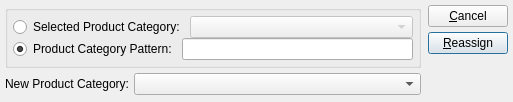
<ui version="4.0" >
 <author></author>
 <comment>This file is part of the xTuple ERP: PostBooks Edition, a free and
open source Enterprise Resource Planning software suite,
Copyright (c) 1999-2011 by OpenMFG LLC, d/b/a xTuple.
It is licensed to you under the Common Public Attribution License
version 1.0, the full text of which (including xTuple-specific Exhibits)
is available at www.xtuple.com/CPAL.  By using this software, you agree
to be bound by its terms.</comment>
 <exportmacro></exportmacro>
 <class>reassignProductCategoryByProductCategory</class>
 <widget class="QDialog" name="reassignProductCategoryByProductCategory" >
  <property name="geometry" >
   <rect>
    <x>0</x>
    <y>0</y>
    <width>513</width>
    <height>102</height>
   </rect>
  </property>
  <property name="windowTitle" >
   <string>Reassign Product Category by Product Category</string>
  </property>
  <layout class="QHBoxLayout" >
   <property name="margin" >
    <number>5</number>
   </property>
   <property name="spacing" >
    <number>7</number>
   </property>
   <item>
    <layout class="QVBoxLayout" >
     <property name="margin" >
      <number>0</number>
     </property>
     <property name="spacing" >
      <number>0</number>
     </property>
     <item>
      <layout class="QVBoxLayout" >
       <property name="margin" >
        <number>0</number>
       </property>
       <property name="spacing" >
        <number>5</number>
       </property>
       <item>
        <widget class="QGroupBox" name="_classcodeGroup" >
         <property name="title" >
          <string/>
         </property>
         <layout class="QVBoxLayout" >
          <property name="margin" >
           <number>5</number>
          </property>
          <property name="spacing" >
           <number>0</number>
          </property>
          <item>
           <layout class="QHBoxLayout" >
            <property name="margin" >
             <number>0</number>
            </property>
            <property name="spacing" >
             <number>5</number>
            </property>
            <item>
             <widget class="QRadioButton" name="_selectedProductCategory" >
              <property name="text" >
               <string>Selected Product Category:</string>
              </property>
             </widget>
            </item>
            <item>
             <widget class="XComboBox" name="_productCategories" >
              <property name="enabled" >
               <bool>false</bool>
              </property>
              <property name="sizePolicy" >
               <sizepolicy>
                <hsizetype>7</hsizetype>
                <vsizetype>0</vsizetype>
                <horstretch>0</horstretch>
                <verstretch>0</verstretch>
               </sizepolicy>
              </property>
             </widget>
            </item>
           </layout>
          </item>
          <item>
           <layout class="QHBoxLayout" >
            <property name="margin" >
             <number>0</number>
            </property>
            <property name="spacing" >
             <number>5</number>
            </property>
            <item>
             <widget class="QRadioButton" name="_productCategoryPattern" >
              <property name="text" >
               <string>Product Category Pattern:</string>
              </property>
              <property name="checked" >
               <bool>true</bool>
              </property>
             </widget>
            </item>
            <item>
             <widget class="XLineEdit" name="_productCategory" />
            </item>
           </layout>
          </item>
         </layout>
        </widget>
       </item>
       <item>
        <layout class="QHBoxLayout" >
         <property name="margin" >
          <number>0</number>
         </property>
         <property name="spacing" >
          <number>5</number>
         </property>
         <item>
          <widget class="QLabel" name="_newProductCategoryLit" >
           <property name="text" >
            <string>New Product Category:</string>
           </property>
           <property name="alignment" >
            <set>Qt::AlignRight|Qt::AlignTrailing|Qt::AlignVCenter</set>
           </property>
          </widget>
         </item>
         <item>
          <widget class="XComboBox" name="_newProductCategory" >
           <property name="sizePolicy" >
            <sizepolicy>
             <hsizetype>7</hsizetype>
             <vsizetype>0</vsizetype>
             <horstretch>0</horstretch>
             <verstretch>0</verstretch>
            </sizepolicy>
           </property>
          </widget>
         </item>
        </layout>
       </item>
      </layout>
     </item>
     <item>
      <spacer>
       <property name="orientation" >
        <enum>Qt::Vertical</enum>
       </property>
       <property name="sizeType" >
        <enum>QSizePolicy::Expanding</enum>
       </property>
       <property name="sizeHint" >
        <size>
         <width>20</width>
         <height>20</height>
        </size>
       </property>
      </spacer>
     </item>
    </layout>
   </item>
   <item>
    <layout class="QVBoxLayout" >
     <property name="margin" >
      <number>0</number>
     </property>
     <property name="spacing" >
      <number>0</number>
     </property>
     <item>
      <layout class="QVBoxLayout" >
       <property name="margin" >
        <number>0</number>
       </property>
       <property name="spacing" >
        <number>5</number>
       </property>
       <item>
        <widget class="QPushButton" name="_close" >
         <property name="text" >
          <string>&amp;Cancel</string>
         </property>
        </widget>
       </item>
       <item>
        <widget class="QPushButton" name="_reassign" >
         <property name="text" >
          <string>&amp;Reassign</string>
         </property>
         <property name="default" >
          <bool>true</bool>
         </property>
        </widget>
       </item>
      </layout>
     </item>
     <item>
      <spacer>
       <property name="orientation" >
        <enum>Qt::Vertical</enum>
       </property>
       <property name="sizeType" >
        <enum>QSizePolicy::Expanding</enum>
       </property>
       <property name="sizeHint" >
        <size>
         <width>20</width>
         <height>20</height>
        </size>
       </property>
      </spacer>
     </item>
    </layout>
   </item>
  </layout>
 </widget>
 <layoutdefault spacing="6" margin="11" />
 <pixmapfunction>qPixmapFromMimeSource</pixmapfunction>
 <customwidgets>
  <customwidget>
   <class>XLineEdit</class>
   <extends>QLineEdit</extends>
   <header>xlineedit.h</header>
   <container>0</container>
   <pixmap></pixmap>
  </customwidget>
  <customwidget>
   <class>XComboBox</class>
   <extends>QComboBox</extends>
   <header>xcombobox.h</header>
   <container>0</container>
   <pixmap></pixmap>
  </customwidget>
 </customwidgets>
 <tabstops>
  <tabstop>_selectedProductCategory</tabstop>
  <tabstop>_productCategories</tabstop>
  <tabstop>_productCategoryPattern</tabstop>
  <tabstop>_productCategory</tabstop>
  <tabstop>_newProductCategory</tabstop>
  <tabstop>_reassign</tabstop>
  <tabstop>_close</tabstop>
 </tabstops>
 <includes/>
 <resources/>
 <connections>
  <connection>
   <sender>_productCategoryPattern</sender>
   <signal>toggled(bool)</signal>
   <receiver>_productCategory</receiver>
   <slot>setEnabled(bool)</slot>
   <hints>
    <hint type="sourcelabel" >
     <x>20</x>
     <y>20</y>
    </hint>
    <hint type="destinationlabel" >
     <x>20</x>
     <y>20</y>
    </hint>
   </hints>
  </connection>
  <connection>
   <sender>_selectedProductCategory</sender>
   <signal>toggled(bool)</signal>
   <receiver>_productCategories</receiver>
   <slot>setEnabled(bool)</slot>
   <hints>
    <hint type="sourcelabel" >
     <x>20</x>
     <y>20</y>
    </hint>
    <hint type="destinationlabel" >
     <x>20</x>
     <y>20</y>
    </hint>
   </hints>
  </connection>
  <connection>
   <sender>_close</sender>
   <signal>clicked()</signal>
   <receiver>reassignProductCategoryByProductCategory</receiver>
   <slot>reject()</slot>
   <hints>
    <hint type="sourcelabel" >
     <x>20</x>
     <y>20</y>
    </hint>
    <hint type="destinationlabel" >
     <x>20</x>
     <y>20</y>
    </hint>
   </hints>
  </connection>
 </connections>
</ui>
